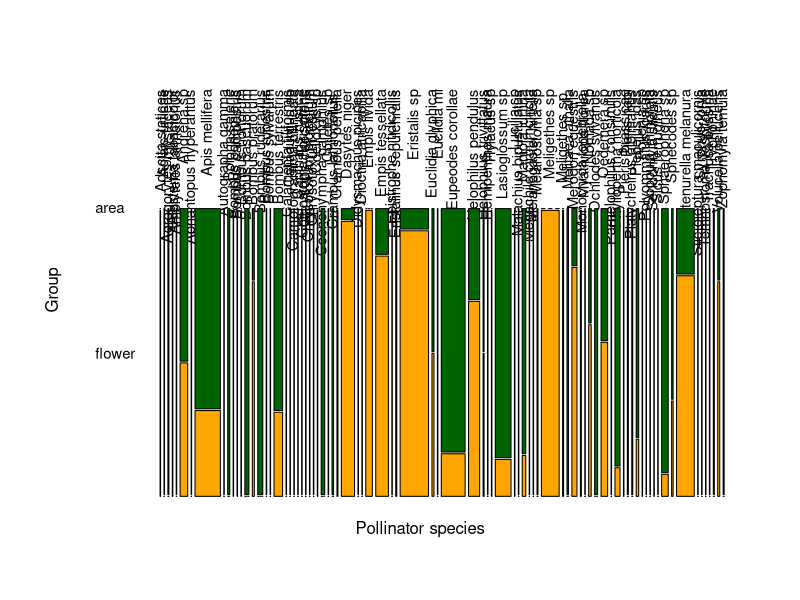
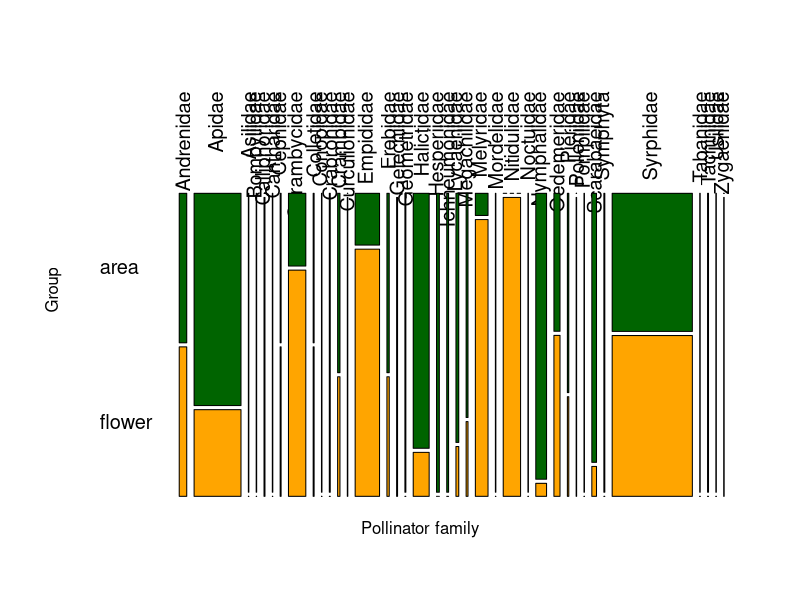
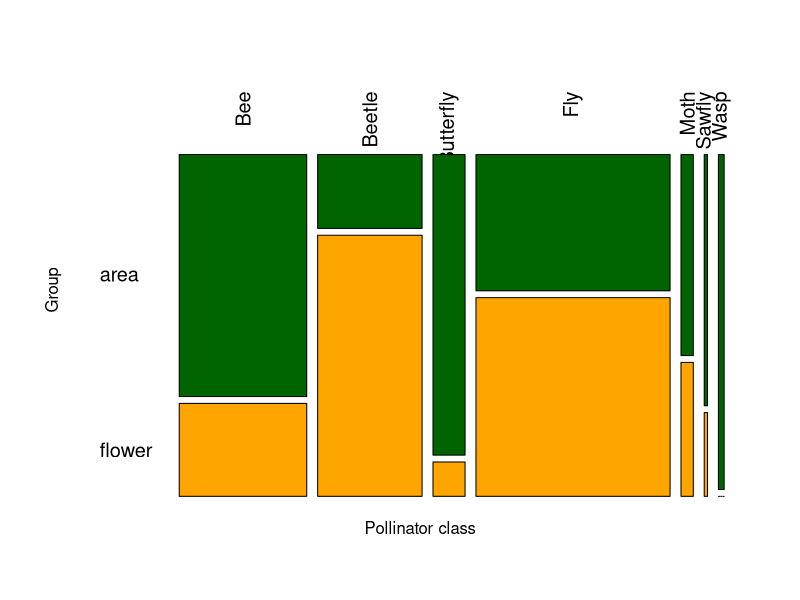

Write R code to recreate these figures, in order. (Note: this script raises an error after producing the figures.)
##This script aims to analyze the pollinator community composition both in the
##pollinators caught on Arnica and in the pollinators caught in the area

setwd("C:/Users/sohe1/Documents/Master General Biology/Master_Thesis/R")

library(vegan)
library(tidyverse)


#visualization----
polli <- read.csv("pollinators.csv", h = T)

par(mfrow = c(1,1))
mosaicplot(Species ~ Group, data = polli,
           las = 2,
           main = "",
           ylab = "Group",
           xlab = "Pollinator species",
           col = c("darkgreen", "orange"),
           cex = 0.9)

mosaicplot(Family ~ Group, data = polli,
           las = 2,
           main = "",
           ylab = "Group",
           xlab = "Pollinator family",
           col = c("darkgreen", "orange"),
           cex = 1.2)

mosaicplot(Overview ~ Group, data = polli,
           las = 2,
           main = "",
           ylab = "Group",
           xlab = "Pollinator class",
           col = c("darkgreen", "orange"),
           cex = 1.2)

#only species with more than 5 occurrences
mosaicplot(Species ~ Group, data = comb_all2,
           las = 2,
           main = "",
           ylab = "Group",
           xlab = "Pollinator species",
           col = c("darkgreen","orange"),
           cex = 1.2)


#NMDS----
#Non-metric multidimensional scaling (NMDS) to compare species composition on 
#Arnica and in area using Bray-Curtis similarity metric

#what influences the pollinator composition?

nmds_data <- read.csv("species_numbers_persite.csv")
community <- nmds_data[,3:85]
community_matrix <- as.matrix(community)
NMDS <- metaMDS(community_matrix, distance = "bray", k = 3, autotransform = TRUE, trymax=100)
NMDS$stress
#stress alright (<0.2) when k = 3, stress a bit high (~ 0.24) when k = 2

#plot(NMDS)
#ordiplot(NMDS, type = "n") # create blank ordination plot
#orditorp(NMDS, display = "species", col="red", air = 0.1) # add species names in red
#orditorp(NMDS, display = "sites", cex = 1.25, air = 0.1) # add site numbers in black

#ordiplot(NMDS) # plot shows communities (circles) and species (crosses)
#ordiellipse(NMDS, nmds_data$Group, label = FALSE,
#            col=c("darkgreen", "orange"),
#            draw = "polygon", alpha=120) # adding ellipses to the plot, grouping by group (nmds_data$Group)
#legend("topright", title="Group",
#       c("area","flower"), fill=c("darkgreen", "orange"), horiz=FALSE, cex=.9) # adding a legend


#difference groups----
# make new dataframe with by extracting NMDS scores
nmds.scores <- as.data.frame(scores(NMDS)$sites)
nmds.scores <- nmds.scores %>%
  mutate(Site = as.factor(nmds_data$Site), Group = as.factor(nmds_data$Group))

# define hidden vegan function that finds coordinates for drawing a covariance ellipse
veganCovEllipse <- function (cov, center = c(0, 0), scale = 1, npoints = 100)
{
  theta <- (0:npoints) * 2 * pi/npoints
  Circle <- cbind(cos(theta), sin(theta))
  t(center + scale * t(Circle %*% chol(cov)))
}


# create empty dataframe to combine NMDS data with ellipse data
ellipse_df <- data.frame()

# adding data for ellipse, in this case using distance as a grouping factor
for(g in levels(nmds.scores$Group)){
  ellipse_df <- rbind(ellipse_df, cbind(as.data.frame(with(nmds.scores[nmds.scores$Group==g,],
                                                           veganCovEllipse(cov.wt(cbind(NMDS1,NMDS2),
                                                                                  wt=rep(1/length(NMDS1),length(NMDS1)))$cov,
                                                                           center=c(mean(NMDS1),mean(NMDS2)))))
                                        ,Distance=g))
}


# create ggplot
(NMDS_plot <- ggplot(data = nmds.scores, aes(NMDS1, NMDS2)) +
    geom_point(aes(color = Group, shape = Group)) + # adding different colors and shapes for different groups
    geom_path(data=ellipse_df, aes(x=NMDS1, y=NMDS2, colour=Distance), linewidth=1) + # adding covariance ellipses according to group
    guides(color = guide_legend(override.aes = list(linetype=c(NA,NA)))) + # removes lines from legend
    theme_bw() + # adding theme
    theme(panel.grid = element_blank(), # remove background grid
          legend.text = element_text(size = 12), # increase legend text size
          legend.title = element_text(size = 14), # increase legend title size
          axis.text = element_text(size = 12), # increase axis text size
          axis.title = element_text(size = 14)) + # increase axis title size) 
    scale_color_manual(name = "Group", # legend title
                       labels = c("area", "flower"), # adjusting legend labels
                       values = c("darkgreen", "orange")) + # customizing colors
    scale_shape_manual("Group", # legend title
                       labels = c("area", "flower"), # adjusting legend labels
                       values = c(17, 19))+ # customizing shapes
    geom_text(aes(label = Site), hjust = 0.5, vjust = -0.5)) # adding site labels

# data analysis
# using a PERMANOVA (PERmutational Multivariate ANalysis Of VAriance) 
# to test the differences in community composition
permanova_group <- adonis2(as.matrix(nmds_data [,3:85]) ~ Group, nmds_data,
                     permutations = 999, method = "bray") 
# permutations is the number of possible arrangements the data could take
# using permutations = 999 is standard practice in science and across the literature
# can increase to get a more thorough analysis
# use method = bray as it is what we previously used to calculate pairwise distances

permanova_group
#p (< 0.01) indicates significant differences in community composition between groups

# check model assumptions
# check for multivariate homogeneity of group variances
# generate distance matrix from pollinator community matrix
dist <- vegdist(community_matrix, method = "bray")

# use betadisper test to check for multivariate homogeneity of group variances
dispersion <- betadisper(dist, group=nmds_data$Group)
permutest(dispersion)
# test has given a non-significant result (p ~ 0.53), meaning that variances
# are homogeneous and model meets the assumptions. Model results can be trusted.


# simper (SIMilarity PERcentage) analysis
# compare community differences, report what species are driving those differences.
simper <- with(nmds_data[,c(1,2)], simper(as.matrix(nmds_data[,3:85]), Group, permutations = 100))

# see most influential species contributing to community differences
simper
#Species represented in this output are responsible for 70% of the observed variation. 
#Each time it adds another taxonomic group it shows its cumulative contribution of 
#rather than its individual one.

summary(simper)


#differences sites----
# data analysis
#PERMANOVA to test differences in community composition between sites
permanova_site <- adonis2(as.matrix(nmds_data [,3:85]) ~ Site, nmds_data,
                     permutations = 999, method = "bray")

permanova_site
#p (~0.25) indicates proportion of permutated F-ratios which are greater or 
#equal to the observed statistic

# check model assumptions
# generate distance matrix from pollinator community matrix
dist <- vegdist(community_matrix, method = "bray")

# use betadisper test to check for multivariate homogeneity of group variances
dispersion_site <- betadisper(dist, group=nmds_data$Site)
permutest(dispersion_site)
# significant result (p < 0.01) -> non-homogeneous variances, model does not 
# meet the assumptions, model results cannot be trusted.

# Include dispersion in model to control for non-homogeneous variance
# Calculate dispersion
dispersion <- betadisper(vegdist(as.matrix(nmds_data[, 3:85]), method = "bray"), nmds_data$Site)

# Extract distances to centroids
dispersion_distances <- dispersion$distances

# Add dispersion distances to data
nmds_data$Dispersion <- dispersion_distances

# Run adonis2 including dispersion as a factor
permanova_site <- adonis2(as.matrix(nmds_data[, 3:85]) ~ Site + Dispersion, data = nmds_data,
                          permutations = 999, method = "bray")

permanova_site
#p (~0.27) indicates no significant community differences between sites
